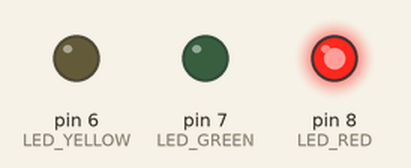
Recording of a sketch running on a simulated Arduino Uno, built with avr-gcc and run on an emulated ATmega328P. On the bench: output pins drawn as LEDs (lit = HIGH).

Above: at 0.5 s.
At 1.5 s:
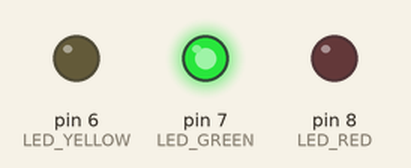
At 5.5 s:
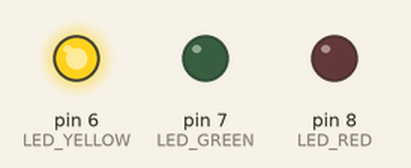
Timing chart, 0 to 6.9 s (numbered marks = the images above):
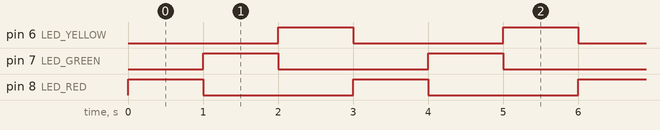

Measured:
- by itself, pin 6 (LED_YELLOW), pin 7 (LED_GREEN), pin 8 (LED_RED): alternates HIGH for 1.0 s and LOW for 2.0 s
- by itself, everything shown: repeats every 3.0 s, in 3 steps

The sketch:

led_light.ino
```cpp
int LED_RED=8;
int LED_GREEN=7;
int LED_YELLOW=6;

void setup()
{
  pinMode(LED_RED, OUTPUT);
  pinMode(LED_GREEN, OUTPUT);
  pinMode(LED_YELLOW, OUTPUT);
}

void loop()
{
  digitalWrite(LED_RED,HIGH);
  digitalWrite(LED_GREEN,LOW);
  digitalWrite(LED_YELLOW, LOW);
  delay(1000);
  digitalWrite(LED_RED,LOW);
  digitalWrite(LED_GREEN,HIGH);
  digitalWrite(LED_YELLOW, LOW);
  delay(1000);
   digitalWrite(LED_RED,LOW);
  digitalWrite(LED_GREEN,LOW);
  digitalWrite(LED_YELLOW, HIGH);
  delay(1000);
}
```
